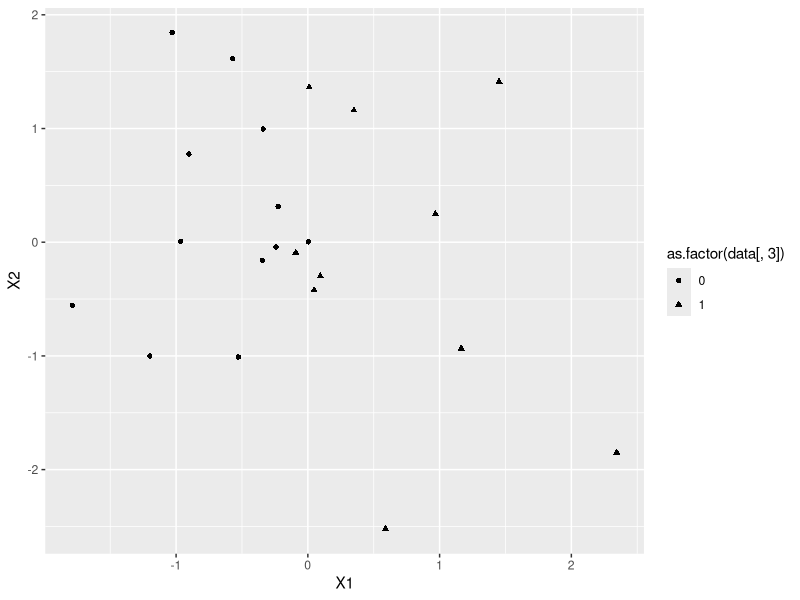
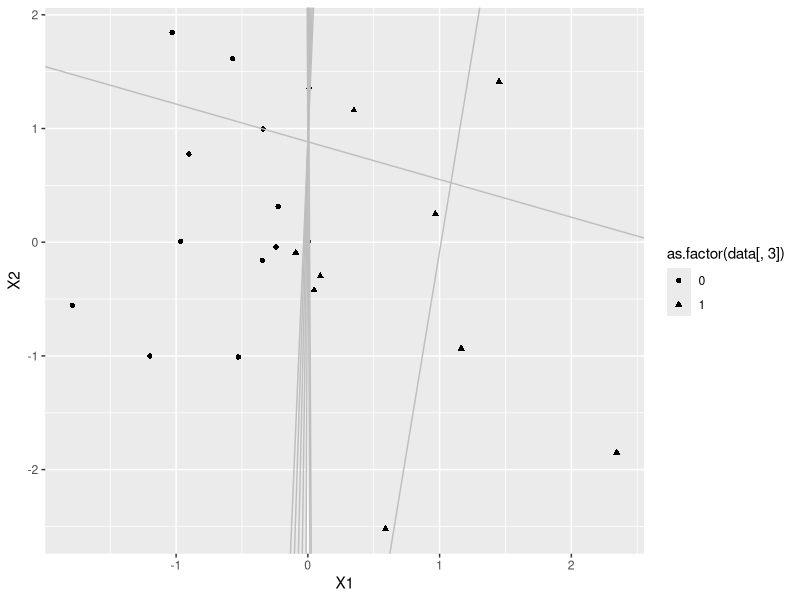
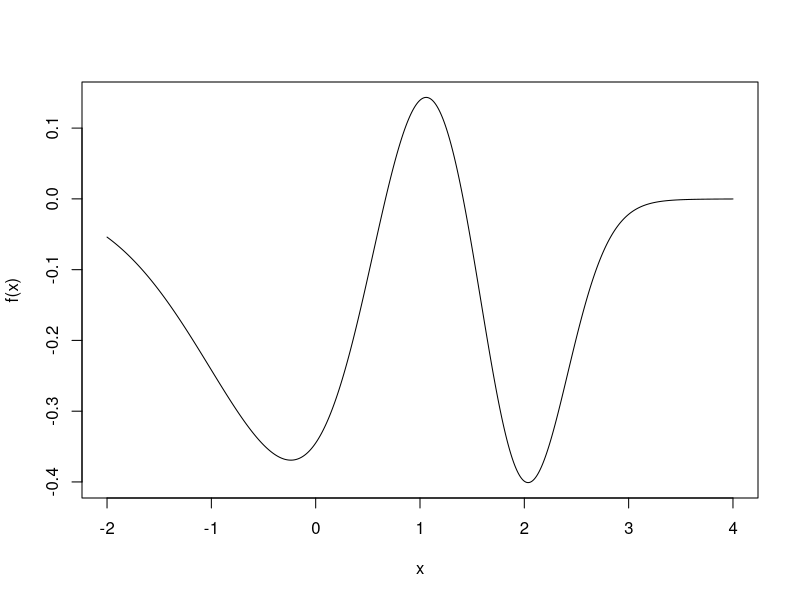
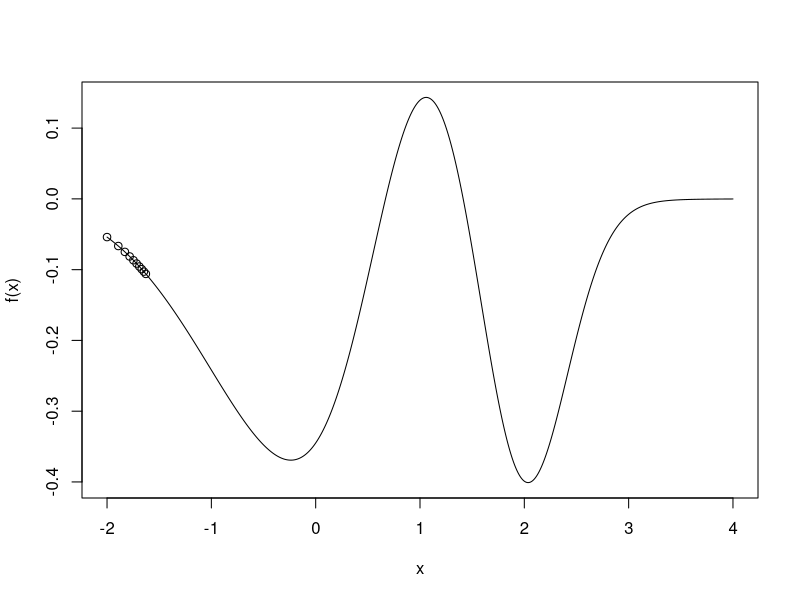
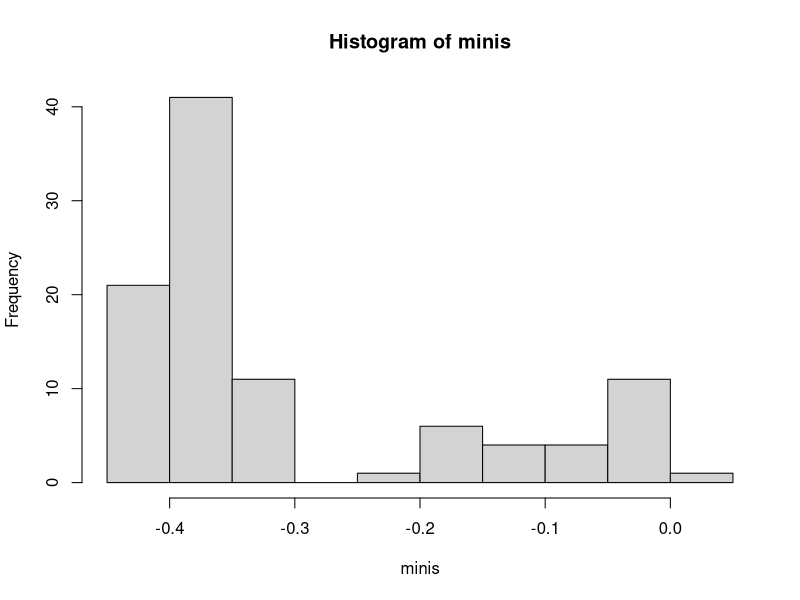

Reproduce these figures in R, in order.
## ---- chunk 1
knitr::opts_chunk$set(echo = TRUE)
## ---- chunk 2
library(MASS)
library(ggplot2)
data = mvrnorm(20, c(0, 0), matrix(c(2, 0, 0, 2), 2, 2))
minpos = min(data[,1][which(data[,1] > 0)])
maxneg = max(data[,1][which(data[,1] < 0)])
data = rbind(data.frame(data, data[,1] > 0), c(rep(runif(1, 0, minpos), 2), FALSE),
	c(rep(runif(1, maxneg, 0), 2), TRUE))
v = as.matrix(runif(3, 0, 1))
x.data = cbind(rep(1, dim(data)[1]), as.matrix(data[,1:2]))
y.data = as.matrix((data[,3] - 0.5) * 2)	
y.est = ((x.data %*% v > 0) - 0.5) * 2
v.data = as.matrix(v)
cnt = 1
while(any(y.est != y.data)){
	v = v + t(x.data) %*% (y.data - y.est)
	y.est = ((x.data %*% v > 0) - 0.5) * 2
	v.data = cbind(v.data, v)
	cnt = cnt + 1
	if(cnt == 10){break}}
graph = ggplot(data, mapping = aes(x = X1, y = X2, 
	shape = as.factor(data[,3]))) + geom_point()
graph.points = graph
for(i in 1:dim(v.data)[2]){
	graph = graph + geom_abline(intercept = v.data[1, i], 
		slope = -v.data[2, i] / v.data[3, i], col = 'grey')}
plot(graph.points)
plot(graph)
## ---- chunk 3
f = function(x){-dnorm(x, 0, 1) + 0.5 * dnorm(x, 1, 0.5) - 0.4 * dnorm(x, 2, 0.4)}
x = seq(-2, 4, length.out = 500)
graph = spline(x, f(x), n = 1000)
plot(graph, type = 'l', xlab = 'x', ylab = 'f(x)')
## ---- chunk 4
f.prime = function(x, delta = 0.001){(f(x + delta) - f(x - delta)) / (2 * delta)}
print(f.prime(-2))
## ---- chunk 5
gred.des = function(x1, epsilon = 0.05){
	n = 1
	x.data = c(x1)
	while(n == 1 || abs(f.prime(x1)) > epsilon){
		pre = x1
		x1 = x1 - f.prime(x1) / n
		x.data = c(x.data, x1)
		n = n + 1
	}
	return(list(n, x.data, x1, f(x1)))
}
## ---- chunk 6
result = gred.des(-2, epsilon = 0.05)
print(result[1][[1]]) # Iteration times
print(summary(result[2][[1]])) # All x_i
print(result[3][[1]]) # Final x_n
print(result[4][[1]]) # Minimum of f(x)
## ---- chunk 7
x = seq(-2, 4, length.out = 500)
graph = spline(x, f(x), n = 1000)
plot(graph, type = 'l', xlab = 'x', ylab = 'f(x)')
x.1_10 = result[2][[1]][1:10]
points(x.1_10, f(x.1_10))
## ---- chunk 8
xs = runif(100, -2, 4)
gred.des2 = function(x1, epsilon = 0.05){
	n = 1
	x.data = c(x1)
	while(n == 1 || f.prime(x1) > epsilon){
		pre = x1
		x1 = x1 - f.prime(x1) / n
		x.data = c(x.data, x1)
		n = n + 1
	}
	return(f(x1))
}
minis = sapply(xs, gred.des2)
hist(minis)
## ---- chunk 9
print(min(minis))
